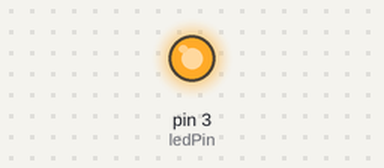
A sketch run on a simulated Arduino Uno, built with avr-gcc and run on an emulated ATmega328P. On the bench: output pins drawn as LEDs (lit = HIGH).

Above: at 0.1 s.
Timing chart, 0 to 1.6 s (numbered marks = the images above):
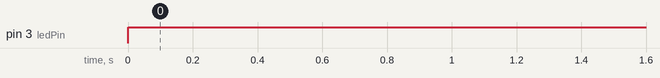

Measured:
- by itself, pin 3 (ledPin): LOW → HIGH at 0.00 s

The sketch:

basic-led-activation.ino
```cpp
// Nomeação do pino
const int ledPin = 3;

// Função de configuração inicial
void setup() {

  // Configuração do pino digital como uma saída de energia
  pinMode(ledPin, OUTPUT);

}

// Função de repetição contínua
void loop() {

  // Escrevendo um sinal digital no pino configurado
  digitalWrite(ledPin, HIGH);

}
```
